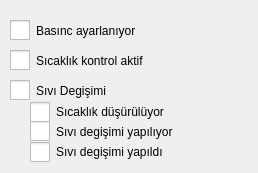
            <widget class="QWidget" name="hortumkontrolu">
             <widget class="QCheckBox" name="cB_tte_22">
              <property name="geometry">
               <rect>
                <x>10</x>
                <y>80</y>
                <width>219</width>
                <height>21</height>
               </rect>
              </property>
              <property name="styleSheet">
               <string notr="true">
QCheckBox::indicator {
    width:20px;
    height: 20px;
}

  QCheckBox::indicator:checked
  {
image: url(:/images/img/qt3.PNG);
  }
  QCheckBox::indicator:unchecked
  {
image: url(:/images/img/qt4.PNG);
}
QCheckBox{
font: 12pt &quot;Gill Sans MT&quot;;
}
</string>
              </property>
              <property name="text">
               <string>Sıvı Degişimi</string>
              </property>
              <property name="checked">
               <bool>false</bool>
              </property>
             </widget>
             <widget class="QCheckBox" name="cB_tte_23">
              <property name="geometry">
               <rect>
                <x>30</x>
                <y>100</y>
                <width>158</width>
                <height>24</height>
               </rect>
              </property>
              <property name="styleSheet">
               <string notr="true">
QCheckBox::indicator {
    width:20px;
    height: 20px;
}

  QCheckBox::indicator:checked
  {
image: url(:/images/img/qt3.PNG);
  }
  QCheckBox::indicator:unchecked
  {
image: url(:/images/img/qt4.PNG);
}
QCheckBox{
font: 12pt &quot;Gill Sans MT&quot;;
}
</string>
              </property>
              <property name="text">
               <string>Sıcaklık düşürülüyor</string>
              </property>
              <property name="checked">
               <bool>false</bool>
              </property>
             </widget>
             <widget class="QCheckBox" name="cB_tte_24">
              <property name="geometry">
               <rect>
                <x>30</x>
                <y>120</y>
                <width>219</width>
                <height>23</height>
               </rect>
              </property>
              <property name="styleSheet">
               <string notr="true">
QCheckBox::indicator {
    width:20px;
    height: 20px;
}

  QCheckBox::indicator:checked
  {
image: url(:/images/img/qt3.PNG);
  }
  QCheckBox::indicator:unchecked
  {
image: url(:/images/img/qt4.PNG);
}
QCheckBox{
font: 12pt &quot;Gill Sans MT&quot;;
}
</string>
              </property>
              <property name="text">
               <string>Sıvı degişimi yapılıyor</string>
              </property>
              <property name="checked">
               <bool>false</bool>
              </property>
             </widget>
             <widget class="QCheckBox" name="cB_tte_25">
              <property name="geometry">
               <rect>
                <x>30</x>
                <y>140</y>
                <width>152</width>
                <height>24</height>
               </rect>
              </property>
              <property name="styleSheet">
               <string notr="true">
QCheckBox::indicator {
    width:20px;
    height: 20px;
}

  QCheckBox::indicator:checked
  {
image: url(:/images/img/qt3.PNG);
  }
  QCheckBox::indicator:unchecked
  {
image: url(:/images/img/qt4.PNG);
}
QCheckBox{
font: 12pt &quot;Gill Sans MT&quot;;
}
</string>
              </property>
              <property name="text">
               <string>Sıvı degişimi yapıldı</string>
              </property>
              <property name="checked">
               <bool>false</bool>
              </property>
             </widget>
             <widget class="QCheckBox" name="cB_tte_32">
              <property name="geometry">
               <rect>
                <x>10</x>
                <y>20</y>
                <width>161</width>
                <height>21</height>
               </rect>
              </property>
              <property name="styleSheet">
               <string notr="true">
QCheckBox::indicator {
    width:20px;
    height: 20px;
}

  QCheckBox::indicator:checked
  {
image: url(:/images/img/qt3.PNG);
  }
  QCheckBox::indicator:unchecked
  {
image: url(:/images/img/qt4.PNG);
}
QCheckBox{
font: 12pt &quot;Gill Sans MT&quot;;
}
</string>
              </property>
              <property name="text">
               <string>Basınc ayarlanıyor </string>
              </property>
              <property name="checked">
               <bool>false</bool>
              </property>
             </widget>
             <widget class="QCheckBox" name="cB_tte_33">
              <property name="geometry">
               <rect>
                <x>10</x>
                <y>50</y>
                <width>191</width>
                <height>21</height>
               </rect>
              </property>
              <property name="styleSheet">
               <string notr="true">
QCheckBox::indicator {
    width:20px;
    height: 20px;
}

  QCheckBox::indicator:checked
  {
image: url(:/images/img/qt3.PNG);
  }
  QCheckBox::indicator:unchecked
  {
image: url(:/images/img/qt4.PNG);
}
QCheckBox{
font: 12pt &quot;Gill Sans MT&quot;;
}
</string>
              </property>
              <property name="text">
               <string>Sıcaklık kontrol aktif</string>
              </property>
              <property name="checked">
               <bool>false</bool>
              </property>
             </widget>
            </widget>
